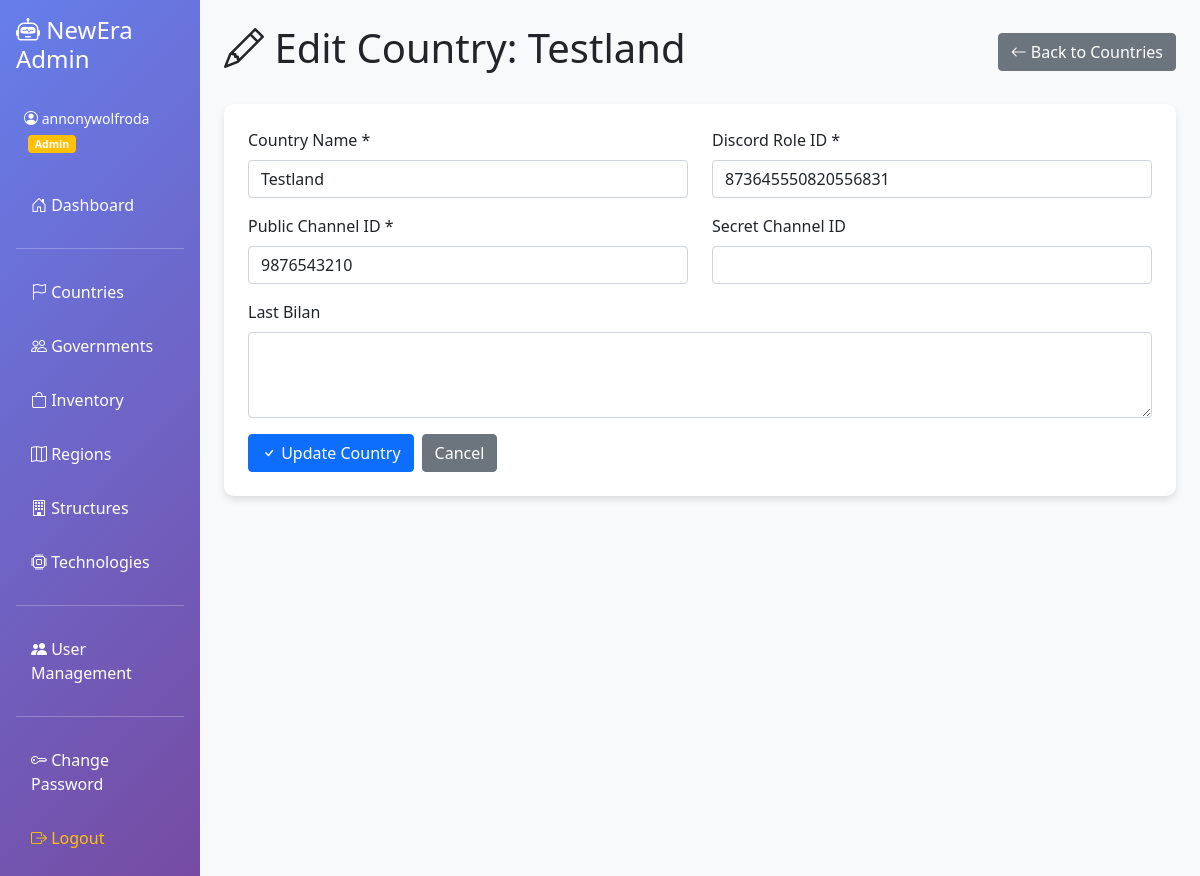
Page /countries/edit/1 (signed in) on the committed database.
### admin-panel/app.py (models this page shows)
class Country(db.Model):
    __tablename__ = "Countries"
    country_id = db.Column(db.Integer, primary_key=True, autoincrement=True)
    role_id = db.Column(db.String, nullable=False)
    name = db.Column(db.String, nullable=False)
    public_channel_id = db.Column(db.String, nullable=False)
    secret_channel_id = db.Column(db.String)
    last_bilan = db.Column(db.String)

### admin-panel/app.py (the view, shortened to what this page needs)
@app.route("/countries/edit/<int:country_id>", methods=["GET", "POST"])
@login_required
def edit_country(country_id):
    country = Country.query.get_or_404(country_id)
    return render_template("edit_country.html", country=country)

### admin-panel/app.py (called while the page is built)
def login_required(f):
    @wraps(f)
    def decorated_function(*args, **kwargs):
        if "user_id" not in session:
            flash("Please log in to access this page.", "error")
            return redirect(url_for("login"))
        return f(*args, **kwargs)
    return decorated_function

### admin-panel/templates/edit_country.html (shortened to what this page needs)
{% extends "base.html" %}
{% block content %}
<div class="d-flex justify-content-between align-items-center mb-4">
  <h1><i class="bi bi-pencil"></i> Edit Country: {{ country.name }}</h1>
  <a href="/countries" class="btn btn-secondary">
    <i class="bi bi-arrow-left"></i> Back to Countries
  </a>
</div>
<div class="content-card p-4">
  <form method="POST">
    <div class="row">
      <div class="col-md-6">
        <div class="mb-3">
          <label for="name" class="form-label">Country Name *</label>
          <input type="text" class="form-control" id="name" name="name" value="{{ country.name }}" required>
        </div>
      </div>
      <div class="col-md-6">
        <div class="mb-3">
          <label for="role_id" class="form-label">Discord Role ID *</label>
          <input type="text" class="form-control" id="role_id" name="role_id" value="{{ country.role_id }}" required>
        </div>
      </div>
    </div>
    <div class="row">
      <div class="col-md-6">
        <div class="mb-3">
          <label for="public_channel_id" class="form-label">Public Channel ID *</label>
          <input type="text" class="form-control" id="public_channel_id" name="public_channel_id" value="{{ country.public_channel_id }}" required>
        </div>
      </div>
      <div class="col-md-6">
        <div class="mb-3">
          <label for="secret_channel_id" class="form-label">Secret Channel ID</label>
          <input type="text" class="form-control" id="secret_channel_id" name="secret_channel_id" value="{{ country.secret_channel_id or '' }}">
        </div>
      </div>
    </div>
    <div class="mb-3">
      <label for="last_bilan" class="form-label">Last Bilan</label>
      <textarea class="form-control" id="last_bilan" name="last_bilan" rows="3">{{ country.last_bilan or '' }}</textarea>
    </div>
    <div class="d-flex gap-2">
      <button type="submit" class="btn btn-primary">
        <i class="bi bi-check"></i> Update Country
      </button>
      <a href="/countries" class="btn btn-secondary">Cancel</a>
    </div>
  </form>
</div>
{% endblock %}

### admin-panel/templates/base.html (style rules this page uses)
.content-card { background: white; border-radius: 10px; box-shadow: 0 4px 6px rgba(0, 0, 0, 0.1); }

### rows in the picture
Country: name "Testland", role_id "873645550820556831", public_channel_id "9876543210"

### other values in the picture
{{ session.username }} "annonywolfroda"
